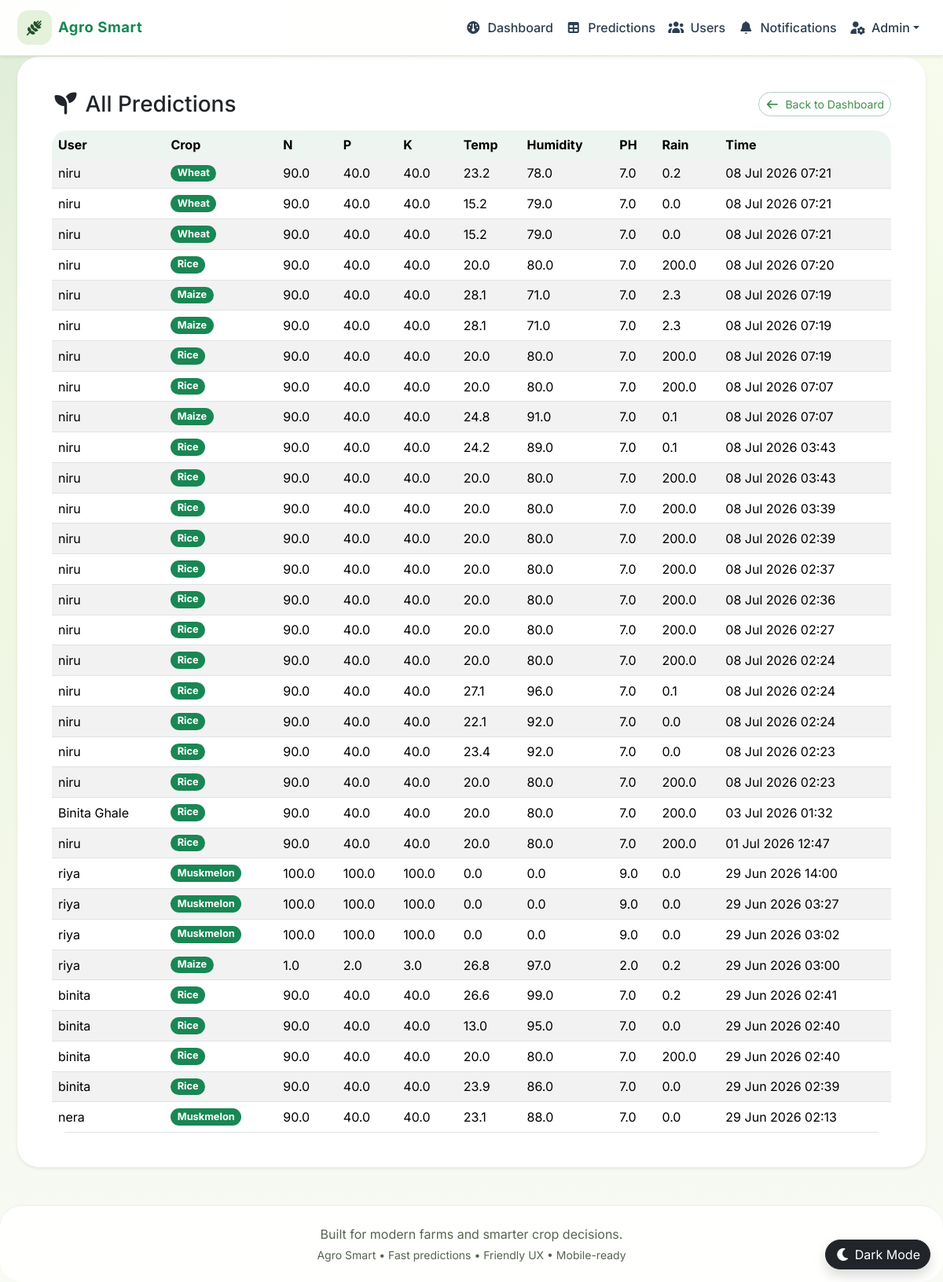
Screenshot of /admin_predictions/ (signed in) with the database file from the repository.
### recommender/models.py (models this page shows, shortened)
class Prediction(models.Model):
    user = models.ForeignKey(User, on_delete=models.CASCADE, related_name='predictions')
    N = models.FloatField()
    P = models.FloatField()
    K = models.FloatField()
    temperature = models.FloatField()
    humidity = models.FloatField()
    ph = models.FloatField()
    rainfall = models.FloatField()
    predicted_label = models.CharField(max_length=100)
    created_at = models.DateTimeField(auto_now_add=True)
    class Meta:
        ordering = ['-created_at']

### recommender/views.py (the view)
# urls.py: path('admin_predictions/', admin_predictions_view, name='admin_predictions'),
@user_passes_test(lambda u: u.is_authenticated and u.is_staff, login_url='admin_login')
def admin_predictions_view(request):
    predictions = Prediction.objects.select_related('user').all()
    return render(request, "admin_predictions.html", locals())

### recommender/context_processors.py (called while the page is built)
def unread_notifications(request):
    count = 0
    if request.user.is_authenticated:
        count = request.user.notifications.filter(is_read=False).count()
    return {'unread_notifications_count': count}

def language_context(request):
    preferred_language = 'en'
    if request.user.is_authenticated:
        try:
            profile = request.user.userprofile
        except UserProfile.DoesNotExist:
            profile = UserProfile.objects.filter(user=request.user).first()
        if profile and profile.preferred_language:
            preferred_language = profile.preferred_language
    return {'preferred_language': preferred_language}

### recommender/templatetags/translation_tags.py (called while the page is built)
@register.simple_tag(takes_context=True)
def tr(context, text):
    lang = context.get('preferred_language', 'en')
    if lang == 'ne':
        return mark_safe(TRANSLATIONS['ne'].get(text, text))
    return text

### recommender/templates/admin_predictions.html (shortened to what this page needs)
﻿{% extends "base.html" %}
{% load translation_tags %}
{% block content %}
<div class="card panel-card shadow-sm border-0">
    <div class="card-body">
        <div class="d-flex justify-content-between align-items-center mb-3">
            <h3 class="mb-0"><i class="fa-solid fa-seedling"></i> {% tr "All Predictions" %}</h3>
            <a href="{% url 'admin_dashboard' %}" class="btn btn-outline-success btn-sm"><i class="fa-solid fa-arrow-left me-1"></i> {% tr "Back to Dashboard" %}</a>
        </div>
        <div class="table-responsive">
            <table class="table table-striped table-hover align-middle mb-0">
                <thead>
                    <tr>
                        <th>{% tr "User" %}</th>
                        <th>{% tr "Crop" %}</th>
                        <th>{% tr "N" %}</th>
                        <th>{% tr "P" %}</th>
                        <th>{% tr "K" %}</th>
                        <th>{% tr "Temp" %}</th>
                        <th>{% tr "Humidity" %}</th>
                        <th>{% tr "PH" %}</th>
                        <th>{% tr "Rain" %}</th>
                        <th>{% tr "Time" %}</th>
                    </tr>
                </thead>
                <tbody>
                    {% for item in predictions %}
                    <tr>
                        <td>{{ item.user.get_full_name|default:item.user.username }}</td>
                        <td><span class="badge bg-success">{{ item.predicted_label|title }}</span></td>
                        <td>{{ item.N }}</td>
                        <td>{{ item.P }}</td>
                        <td>{{ item.K }}</td>
                        <td>{{ item.temperature }}</td>
                        <td>{{ item.humidity }}</td>
                        <td>{{ item.ph }}</td>
                        <td>{{ item.rainfall }}</td>
                        <td>{{ item.created_at|date:"d M Y H:i" }}</td>
                    </tr>
                    {% empty %}
                    <tr><td colspan="10" class="text-muted">{% tr "No predictions recorded yet." %}</td></tr>
                    {% endfor %}
                </tbody>
            </table>
        </div>
    </div>
</div>
{% endblock %}

### recommender/static/css/style.css (style rules this page uses)
* { box-sizing: border-box; }
html { scroll-behavior: smooth; }
body { margin: 0; min-height: 100vh; font-family: 'Inter', system-ui, -apple-system, BlinkMacSystemFont, 'Segoe UI', sans-serif; color: var(--text); background: radial-gradient(circle at top left, rgba(63, 143, 74, 0.14), transparent 30%), linear-gradient(180deg, #f8fcef 0%, #eff6e1 45%, #f8faf4 100%); }
.hero-card, .auth-card, .panel-card, .feature-card, .stat-tile, .glass-panel, .dashboard-metric, footer, .card { border-radius: var(--radius); }
.hero-card, .auth-card, .panel-card, .feature-card, .stat-tile, .glass-panel, .card, .alert, .list-group-item { background: var(--surface); border: 1px solid var(--border); }
.hero-card, .auth-card, .panel-card, .feature-card, .stat-tile, .glass-panel, .card { box-shadow: var(--shadow); }
.btn { border-radius: 1rem; transition: transform 0.2s ease, box-shadow 0.2s ease, background-color 0.2s ease, border-color 0.2s ease; }
.btn-outline-success { color: var(--brand); border-color: rgba(31, 122, 68, 0.35); }
.table { border-radius: 1.25rem; overflow: hidden; background: #ffffff; }
.table thead th { background: rgba(31, 122, 68, 0.08); border-bottom: none; }
.table td, .table th { border-top: none; vertical-align: middle; }
.panel-card { padding: 1.75rem; }
.badge { border-radius: 0.85rem; font-size: 0.8rem; }

### rows the page displays
Prediction: user.get_full_name "niru", predicted_label "Wheat", N "90.0", P "40.0", K "40.0", temperature "23.2", humidity "78.0", ph "7.0", rainfall "0.2", created_at "08 Jul 2026 07:21"
Prediction: user.get_full_name "niru", predicted_label "Wheat", N "90.0", P "40.0", K "40.0", temperature "15.2", humidity "79.0", ph "7.0", rainfall "0.0", created_at "08 Jul 2026 07:21"
Prediction: user.get_full_name "niru", predicted_label "Wheat", N "90.0", P "40.0", K "40.0", temperature "15.2", humidity "79.0", ph "7.0", rainfall "0.0", created_at "08 Jul 2026 07:21"
Prediction: user.get_full_name "niru", predicted_label "Rice", N "90.0", P "40.0", K "40.0", temperature "20.0", humidity "80.0", ph "7.0", rainfall "200.0", created_at "08 Jul 2026 07:20"
Prediction: user.get_full_name "niru", predicted_label "Maize", N "90.0", P "40.0", K "40.0", temperature "28.1", humidity "71.0", ph "7.0", rainfall "2.3", created_at "08 Jul 2026 07:19"
Prediction: user.get_full_name "niru", predicted_label "Maize", N "90.0", P "40.0", K "40.0", temperature "28.1", humidity "71.0", ph "7.0", rainfall "2.3", created_at "08 Jul 2026 07:19"
Prediction: user.get_full_name "niru", predicted_label "Rice", N "90.0", P "40.0", K "40.0", temperature "20.0", humidity "80.0", ph "7.0", rainfall "200.0", created_at "08 Jul 2026 07:19"
Prediction: user.get_full_name "niru", predicted_label "Rice", N "90.0", P "40.0", K "40.0", temperature "20.0", humidity "80.0", ph "7.0", rainfall "200.0", created_at "08 Jul 2026 07:07"
Prediction: user.get_full_name "niru", predicted_label "Maize", N "90.0", P "40.0", K "40.0", temperature "24.8", humidity "91.0", ph "7.0", rainfall "0.1", created_at "08 Jul 2026 07:07"
Prediction: user.get_full_name "niru", predicted_label "Rice", N "90.0", P "40.0", K "40.0", temperature "24.2", humidity "89.0", ph "7.0", rainfall "0.1", created_at "08 Jul 2026 03:43"
Prediction: user.get_full_name "niru", predicted_label "Rice", N "90.0", P "40.0", K "40.0", temperature "20.0", humidity "80.0", ph "7.0", rainfall "200.0", created_at "08 Jul 2026 03:43"
Prediction: user.get_full_name "niru", predicted_label "Rice", N "90.0", P "40.0", K "40.0", temperature "20.0", humidity "80.0", ph "7.0", rainfall "200.0", created_at "08 Jul 2026 03:39"
Prediction: user.get_full_name "niru", predicted_label "Rice", N "90.0", P "40.0", K "40.0", temperature "20.0", humidity "80.0", ph "7.0", rainfall "200.0", created_at "08 Jul 2026 02:39"
Prediction: user.get_full_name "niru", predicted_label "Rice", N "90.0", P "40.0", K "40.0", temperature "20.0", humidity "80.0", ph "7.0", rainfall "200.0", created_at "08 Jul 2026 02:37"
Prediction: user.get_full_name "niru", predicted_label "Rice", N "90.0", P "40.0", K "40.0", temperature "20.0", humidity "80.0", ph "7.0", rainfall "200.0", created_at "08 Jul 2026 02:36"
Prediction: user.get_full_name "niru", predicted_label "Rice", N "90.0", P "40.0", K "40.0", temperature "20.0", humidity "80.0", ph "7.0", rainfall "200.0", created_at "08 Jul 2026 02:27"
Prediction: user.get_full_name "niru", predicted_label "Rice", N "90.0", P "40.0", K "40.0", temperature "20.0", humidity "80.0", ph "7.0", rainfall "200.0", created_at "08 Jul 2026 02:24"
Prediction: user.get_full_name "niru", predicted_label "Rice", N "90.0", P "40.0", K "40.0", temperature "27.1", humidity "96.0", ph "7.0", rainfall "0.1", created_at "08 Jul 2026 02:24"
Prediction: user.get_full_name "niru", predicted_label "Rice", N "90.0", P "40.0", K "40.0", temperature "22.1", humidity "92.0", ph "7.0", rainfall "0.0", created_at "08 Jul 2026 02:24"
Prediction: user.get_full_name "niru", predicted_label "Rice", N "90.0", P "40.0", K "40.0", temperature "23.4", humidity "92.0", ph "7.0", rainfall "0.0", created_at "08 Jul 2026 02:23"
Prediction: user.get_full_name "niru", predicted_label "Rice", N "90.0", P "40.0", K "40.0", temperature "20.0", humidity "80.0", ph "7.0", rainfall "200.0", created_at "08 Jul 2026 02:23"
Prediction: user.get_full_name "Binita Ghale", predicted_label "Rice", N "90.0", P "40.0", K "40.0", temperature "20.0", humidity "80.0", ph "7.0", rainfall "200.0", created_at "03 Jul 2026 01:32"
Prediction: user.get_full_name "niru", predicted_label "Rice", N "90.0", P "40.0", K "40.0", temperature "20.0", humidity "80.0", ph "7.0", rainfall "200.0", created_at "01 Jul 2026 12:47"
Prediction: user.get_full_name "riya", predicted_label "Muskmelon", N "100.0", P "100.0", K "100.0", temperature "0.0", humidity "0.0", ph "9.0", rainfall "0.0", created_at "29 Jun 2026 14:00"
Prediction: user.get_full_name "riya", predicted_label "Muskmelon", N "100.0", P "100.0", K "100.0", temperature "0.0", humidity "0.0", ph "9.0", rainfall "0.0", created_at "29 Jun 2026 03:27"
Prediction: user.get_full_name "riya", predicted_label "Muskmelon", N "100.0", P "100.0", K "100.0", temperature "0.0", humidity "0.0", ph "9.0", rainfall "0.0", created_at "29 Jun 2026 03:02"
Prediction: user.get_full_name "riya", predicted_label "Maize", N "1.0", P "2.0", K "3.0", temperature "26.8", humidity "97.0", ph "2.0", rainfall "0.2", created_at "29 Jun 2026 03:00"
Prediction: user.get_full_name "binita", predicted_label "Rice", N "90.0", P "40.0", K "40.0", temperature "26.6", humidity "99.0", ph "7.0", rainfall "0.2", created_at "29 Jun 2026 02:41"
Prediction: user.get_full_name "binita", predicted_label "Rice", N "90.0", P "40.0", K "40.0", temperature "13.0", humidity "95.0", ph "7.0", rainfall "0.0", created_at "29 Jun 2026 02:40"
Prediction: user.get_full_name "binita", predicted_label "Rice", N "90.0", P "40.0", K "40.0", temperature "20.0", humidity "80.0", ph "7.0", rainfall "200.0", created_at "29 Jun 2026 02:40"
Prediction: user.get_full_name "binita", predicted_label "Rice", N "90.0", P "40.0", K "40.0", temperature "23.9", humidity "86.0", ph "7.0", rainfall "0.0", created_at "29 Jun 2026 02:39"
Prediction: user.get_full_name "nera", predicted_label "Muskmelon", N "90.0", P "40.0", K "40.0", temperature "23.1", humidity "88.0", ph "7.0", rainfall "0.0", created_at "29 Jun 2026 02:13"
